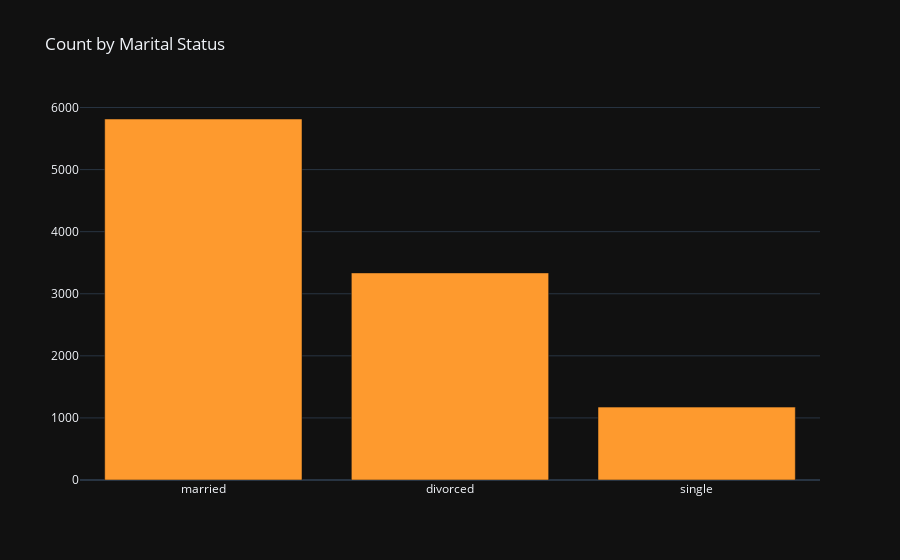

The notebook cell saved with this chart:
### Code cell
vals = df['marital'].value_counts().tolist()
labels = ['married', 'divorced', 'single']

data = [go.Bar(
            x=labels,
            y=vals,
    marker=dict(
    color="#FE9A2E")
    )]

layout = go.Layout(
    title="Count by Marital Status",
)

fig = go.Figure(data=data, layout=layout)



iplot(fig, filename='basic-bar')

### Figure 1 — Plotly figure (JSON) as saved in the notebook; plotly's stock layout.template omitted (floating-point values rounded to 4 significant figures)
{"data": [{"marker": {"color": "#FE9A2E"}, "x": ["married", "divorced", "single"], "y": [5815, 3336, 1174], "type": "bar"}], "layout": {"title": {"text": "Count by Marital Status"}}}
